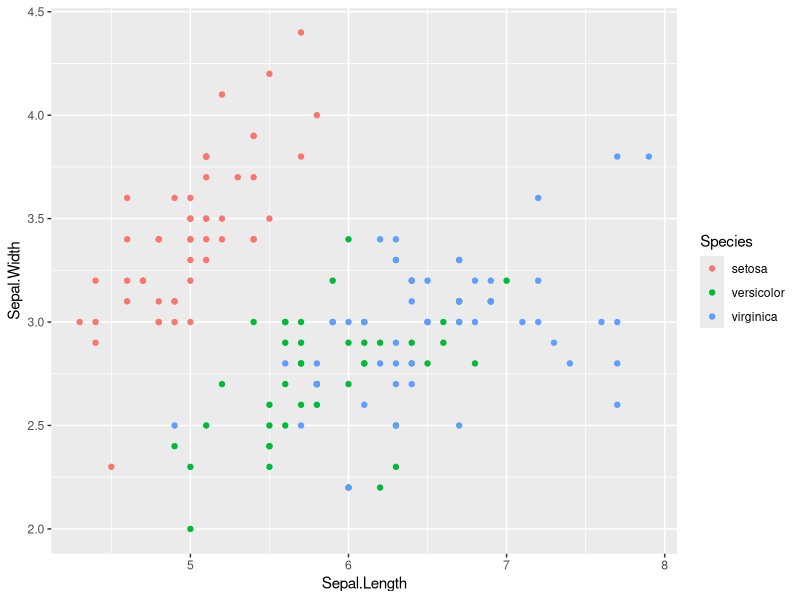
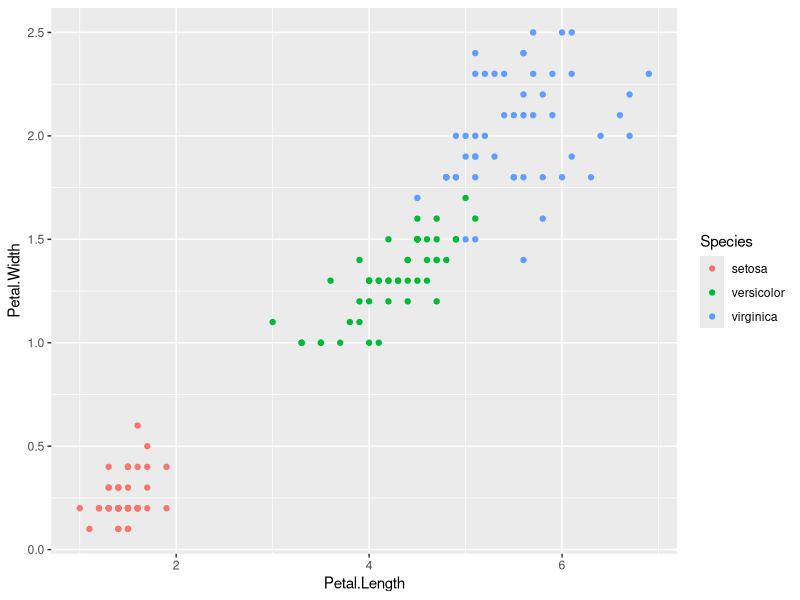
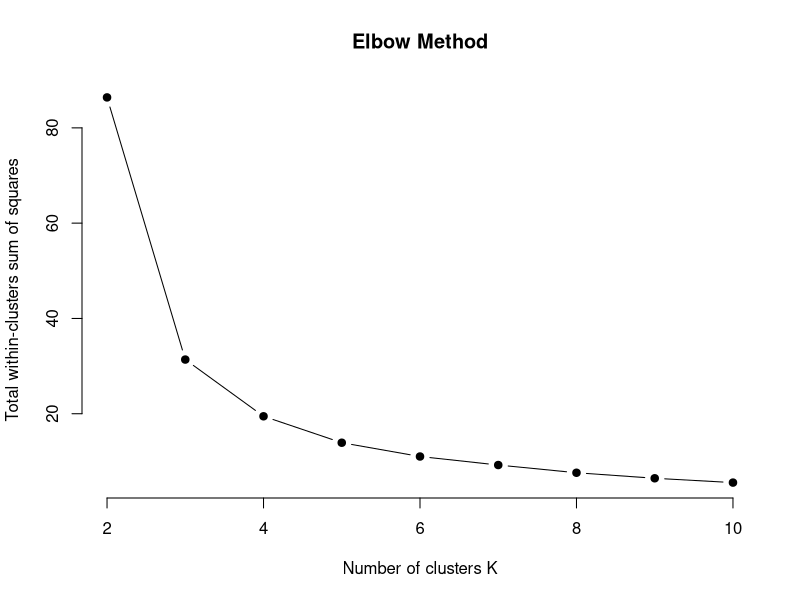
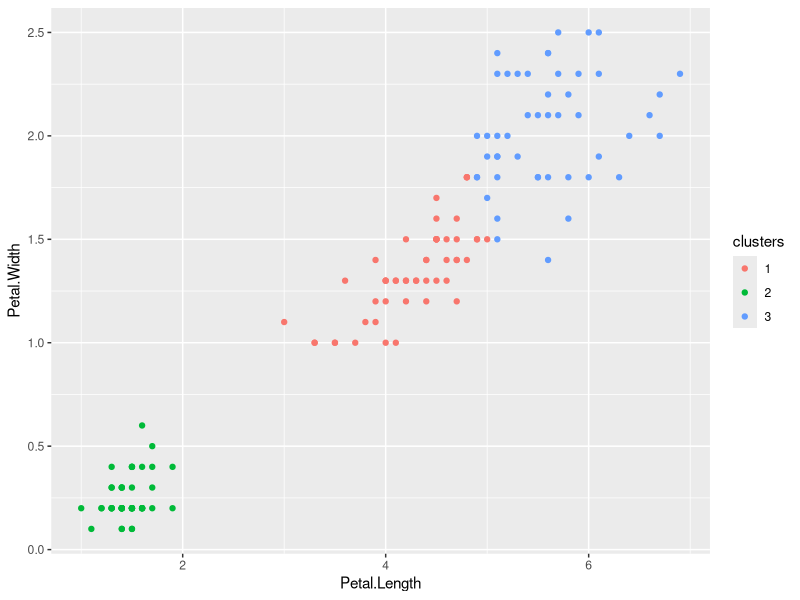

Here is the R script that generated these plots, in order:
  library(stats)
  library(dplyr)
  library(ggplot2)
  library(ggfortify)
  
  data(iris)
  View(iris)
  
  #Checking for NA values
  rows <- nrow(iris)
  cols <- ncol(iris)
  cnt <- FALSE
  for (i in c(1:rows))
  {
    for (j in c(1:cols))
    {
      if (is.na(iris[i,j]))
      {
        cnt <- TRUE
        break
      }
    }
  }
  print(cnt)
  
  #Data Exploration
  summary(iris)
  ggplot(iris,aes(x = Sepal.Length, y = Sepal.Width, col= Species)) + geom_point()
  ggplot(iris, aes(Petal.Length, Petal.Width, color = Species)) + geom_point()
  
  #Making the model
  #Elbow Method for finding the optimal number of clusters
  set.seed(123)
  # Compute and plot wss for k = 2 to k = 15.
  k.max <- 10
  wss <- sapply(2:k.max, 
                function(k){kmeans(iris[,3:4], k, nstart=20,iter.max = 15 ) $tot.withinss})
  print(data.frame(seq(2,10), wss))
  plot(2:k.max, wss,
       type="b", pch = 19, frame = FALSE, 
       xlab="Number of clusters K",
       ylab="Total within-clusters sum of squares", main="Elbow Method")
  
  
  #Using petal length and width for clustering
  model <- kmeans(iris[, 3:4], 3, nstart = 20)
  model
  
  model$centers
  model$size
  
  clusters <- as.factor(model$cluster)
  clusters
  ggplot(iris, aes(Petal.Length, Petal.Width, color = clusters)) + geom_point()
  
  table(clusters, iris$Species)
  
  accuracy <- model$betweenss/model$totss*100
  print(accuracy)
  
  
